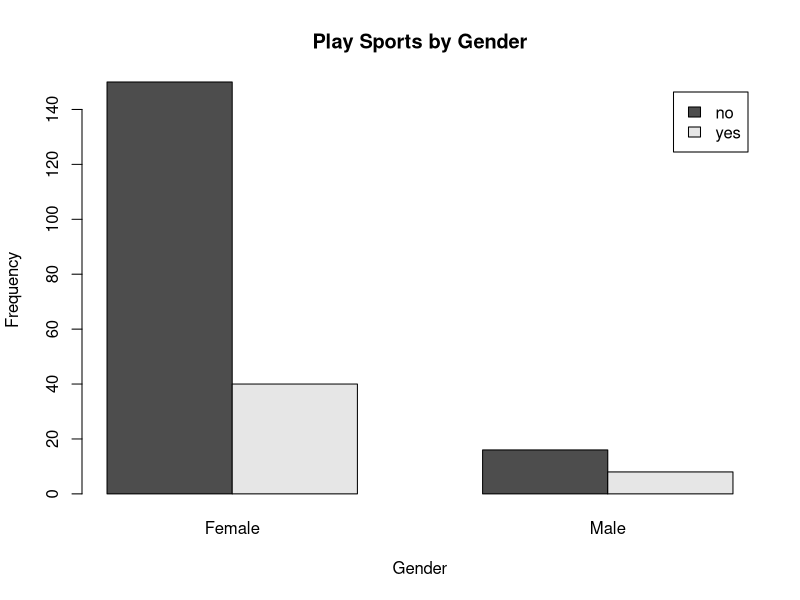
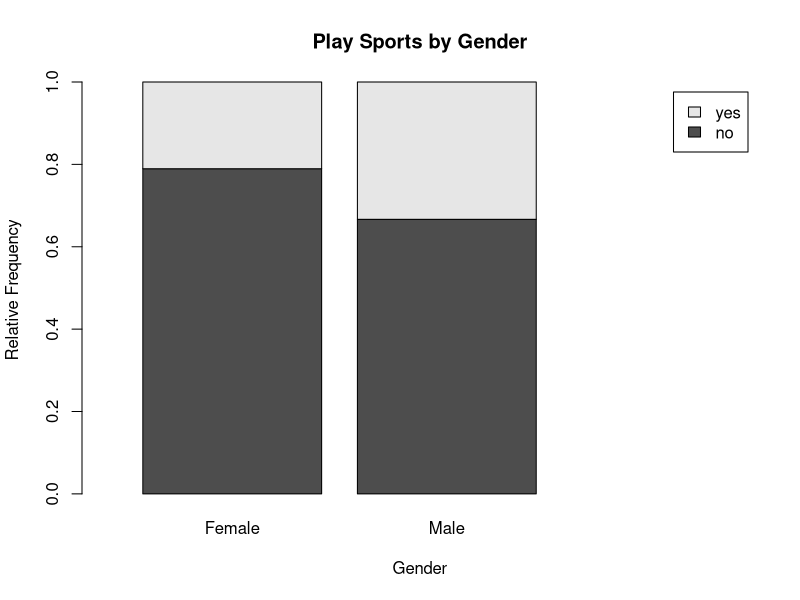

Generate these figures, in order, with R:
#Import dataset (code below only works if file is in working directory)
post <- read.csv('PostSurvey.csv')

#Create contingency table
gendsport <- table(post$UT_sport, post$gender)
gendsport

#Row percentages
prop.table(gendsport,1)

#Column percentages
prop.table(gendsport,2)

#Make grouped bar chart
barplot(gendsport,beside=T,legend=T,main='Play Sports by Gender', xlab='Gender',ylab='Frequency')

#Make mosaic plot
barplot(prop.table(gendsport,2),legend=T,main= 'Play Sports by Gender',xlab='Gender',ylab='Relative Frequency',xlim=c(0,3.5))